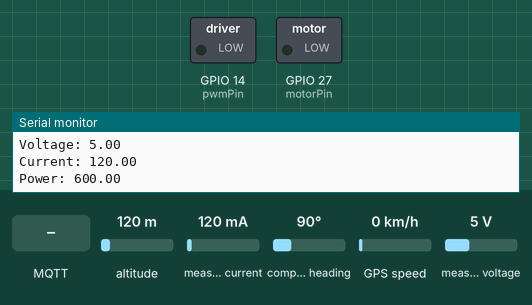
A program run on a simulated ESP32. Parts: switched loads named in the program (green lamp = pin HIGH), the last lines printed to the serial monitor. The test bench sets the inputs (shaded band); at power-on: altitude 120 m, measured current 120 mA, compass heading 90°, GPS speed 0 km/h, measured voltage 5 V. WiFi joins after 1.5 s; servers stay silent unless stated; the GPS gets a fix after 3 s at 37.7749, -122.4194 with 8 satellites; no MQTT or app messages arrive unless stated.

Above: at 2.7 s.
2.8 s: MQTT message "90" arrives on the first subscribed topic
At 3.7 s:
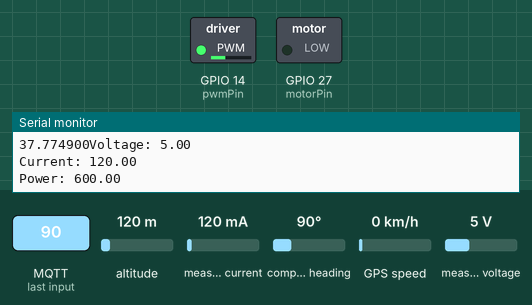
4.3 s: MQTT message "200" arrives on the first subscribed topic
At 4.8 s:
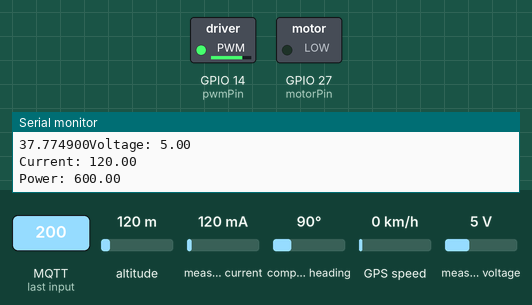
5.8 s: MQTT message "5" arrives on the first subscribed topic
At 7.0 s:
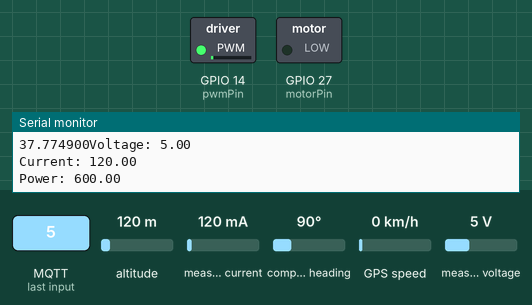
7.3 s: MQTT message "on" arrives on the first subscribed topic
At 8.3 s:
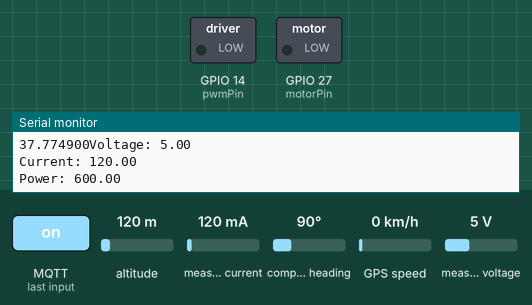
Timing chart, 0 to 9.8 s (numbered marks = the images above; inputs shaded):
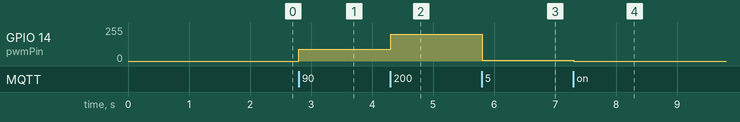

The program:

main.cpp
```cpp
#include <Arduino.h>
#include <iostream>
#include <string>
#include <INA219.h>
#include <TinyGPSPlus.h>
#include <WiFi.h>
#include <PubSubClient.h>
#include "Wire.h"

INA219 INA(0x40);

#define RXp2 16
#define TXp2 17

// Motor
int motorPin = 27;
int pwmPin = 14;

// Setting PWM properties
const int freq = 8000;
const int pwmChannel = 0;
const int resolution = 8;

/*Wifi*/
// Replace the next variables with your SSID/Password combination
const char* ssid = "DemoIoT";
const char* password = "DemoIoT1";
/*MQTT broker*/
//MQTT Broker IP address:
const char* mqtt_server = "49.12.32.132";
static bool MotorState = false;


WiFiClient espClient;
PubSubClient client(espClient);
long lastMsg = 0;
char msg[50];
int value = 0;


void displayInfo();
void sendGeo();
void setup_wifi();
void reconnect();
void callback(char* topic, byte* message, unsigned int length);

// The TinyGPSPlus object
TinyGPSPlus gps;

void setup() {
  Serial.begin(115200);
  Serial2.begin(9600, SERIAL_8N1, RXp2, TXp2);

  if (!INA.begin() )
  {
    Serial.println("could not connect. Fix and Reboot");
  }
  INA.setMaxCurrentShunt(2.5, 0.002);

  setup_wifi();

  client.setServer(mqtt_server, 1883);
  client.setCallback(callback);

  //Motor
  pinMode(motorPin, OUTPUT);
  pinMode(pwmPin, OUTPUT);

  // configure LED PWM functionalitites
  ledcSetup(pwmChannel, freq, resolution);

  // attach the channel to the GPIO to be controlled
  ledcAttachPin(pwmPin, pwmChannel);
}

// For stats that happen every 5 seconds
unsigned long last = 0UL;
static uint32_t dutyCycle = 0;
void loop() {
  if (MotorState == true)
  {
    digitalWrite(motorPin, LOW);
    ledcWrite(pwmChannel, dutyCycle);
  }
  else
  {
    digitalWrite(motorPin, LOW);
    ledcWrite(pwmChannel, 0);
  }
  // This sketch displays information every time a new sentence is correctly encoded.
  while (Serial2.available() > 0)
  {
    if (gps.encode(Serial2.read()))
    {
      displayInfo();
      sendGeo();
    }
  }

  if (millis() > 5000 && gps.charsProcessed() < 10)
  {
    Serial.println(F("No GPS detected: check wiring."));
    while(true);
  }
    if (!client.connected()) {
    reconnect();
  }
  client.loop();

  long now = millis();
  if (now - lastMsg > 1000) {
    lastMsg = now;

    /*Ina sensor*/
    float voltage = INA.getBusVoltage();
    float current = INA.getCurrent_mA();
    float power = INA.getPower_mW();
    // Convert the value to a char array
    char tempString[8];
    dtostrf(voltage, 1, 2, tempString);
    client.publish("loco/voltage", tempString);
    dtostrf(current, 1, 2, tempString);
    client.publish("loco/current", tempString);
    dtostrf(power, 1, 2, tempString);
    client.publish("loco/power", tempString);

    Serial.print(F("Voltage: "));
    Serial.print(voltage);
    Serial.println();
    Serial.print(F("Current: "));
    Serial.print(current);
    Serial.println();
    Serial.print(F("Power: "));
    Serial.print(power);
    Serial.println();
  }
}

void displayInfo()
{
  Serial.print(F("Location: "));
  if (gps.location.isValid())
  {
    Serial.print(gps.location.lat(), 6);
    Serial.print(F(","));
    Serial.print(gps.location.lng(), 6);
  }
  else
  {
    Serial.print(F("INVALID"));
  }

  Serial.print(F("  Date/Time: "));
  if (gps.date.isValid())
  {
    Serial.print(gps.date.month());
    Serial.print(F("/"));
    Serial.print(gps.date.day());
    Serial.print(F("/"));
    Serial.print(gps.date.year());
  }
  else
  {
    Serial.print(F("INVALID"));
  }

  Serial.print(F(" "));
  if (gps.time.isValid())
  {
    if (gps.time.hour() < 10) Serial.print(F("0"));
    Serial.print(gps.time.hour());
    Serial.print(F(":"));
    if (gps.time.minute() < 10) Serial.print(F("0"));
    Serial.print(gps.time.minute());
    Serial.print(F(":"));
    if (gps.time.second() < 10) Serial.print(F("0"));
    Serial.print(gps.time.second());
    Serial.print(F("."));
    if (gps.time.centisecond() < 10) Serial.print(F("0"));
    Serial.print(gps.time.centisecond());
  }
  else
  {
    Serial.print(F("INVALID"));
  }

  Serial.println();
}

void sendGeo()
{
  if (gps.location.isValid())
  {
    char tempStringLat[9] = {0};
    double lat = gps.location.lat();
    dtostrf(lat, 1, 6, tempStringLat);
    client.publish("loco/location/lat", tempStringLat);
    Serial.print(tempStringLat);

    char tempStringLng[9] = {0};
    double lng = gps.location.lng();
    dtostrf(lng, 1, 6, tempStringLng);
    client.publish("loco/location/lng", tempStringLng);
  }
  else
  {
    //Do nothing. We do not want to transmit invalid values;
  }

  if ((gps.date.isValid()) && (gps.time.isValid()))
  {
    struct tm t = {0};
    time_t epoch;

    t.tm_year = (gps.date.year()-1900);
    t.tm_mon =  (gps.date.month() - 1);
    t.tm_mday = gps.date.day();
    t.tm_hour = gps.time.hour();
    t.tm_min = gps.time.minute();
    t.tm_sec = gps.time.second();

    epoch = mktime(&t);
    char tempStringTime[sizeof(epoch)];
    dtostrf(epoch, 1, 0, tempStringTime);
    client.publish("loco/location/timestamp", tempStringTime);
  }
  else
  {
      //Do nothing. We do not want to transmit invalid values;
  }

}

void setup_wifi() {
  delay(10);
  // We start by connecting to a WiFi network
  Serial.println();
  Serial.print("Connecting to ");
  Serial.println(ssid);

  WiFi.begin(ssid, password);
  delay(500);
  while (WiFi.status() != WL_CONNECTED) {
    delay(500);
    Serial.print(".");
  }

  Serial.println("");
  Serial.println("WiFi connected");
  Serial.println("IP address: ");
  Serial.println(WiFi.localIP());
}

void callback(char* topic, byte* message, unsigned int length) {
  Serial.print("Message arrived on topic: ");
  Serial.print(topic);
  Serial.print(". Message: ");
  String messageTemp;

  for (int i = 0; i < length; i++) {
    Serial.print((char)message[i]);
    messageTemp += (char)message[i];
  }
  Serial.println();
  // Changes the output state according to the message
  if (String(topic) == "loco/control/lights/switch") {
    Serial.print("Changing lights to ");
    if(messageTemp == "on"){
      Serial.println("on");
      //digitalWrite(ledPin, HIGH);
    }
    else if(messageTemp == "off"){
      Serial.println("off");
      //digitalWrite(ledPin, LOW);
    }
  }
  if (String(topic) == "loco/control/motor/switch") {
    Serial.print("Changing motor state to ");
    if(messageTemp == "on"){
      Serial.println("on");
      MotorState = true;
    }
    else if(messageTemp == "off"){
      Serial.println("off");
      MotorState = false;
    }
  }
  if (String(topic) == "loco/control/motor/power") {
    MotorState = true;
    dutyCycle = messageTemp.toInt();
  }
}

void reconnect() {
  // Loop until we're reconnected
  while (!client.connected()) {
    Serial.print("Attempting MQTT connection...");
    // Attempt to connect
    if (client.connect("LocoClient")) {
      Serial.println("connected");
      // Subscribe
      client.subscribe("loco/control/motor/power");
      client.subscribe("loco/control/motor/switch");
      client.subscribe("loco/control/lights/switch");
    } else {
      Serial.print("failed, rc=");
      Serial.print(client.state());
      Serial.println(" try again in 5 seconds");
      // Wait 5 seconds before retrying
      delay(5000);
    }
  }
}
```

Measured:
- after the input at 2.8 s, GPIO 14 (pwmPin): 0/255 → 90/255 at once
- after the input at 4.3 s, GPIO 14 (pwmPin): 90/255 → 199/255 at once
- after the input at 5.8 s, GPIO 14 (pwmPin): 199/255 → 5/255 at once
- after the input at 7.3 s, GPIO 14 (pwmPin): 5/255 → 0/255 at once
